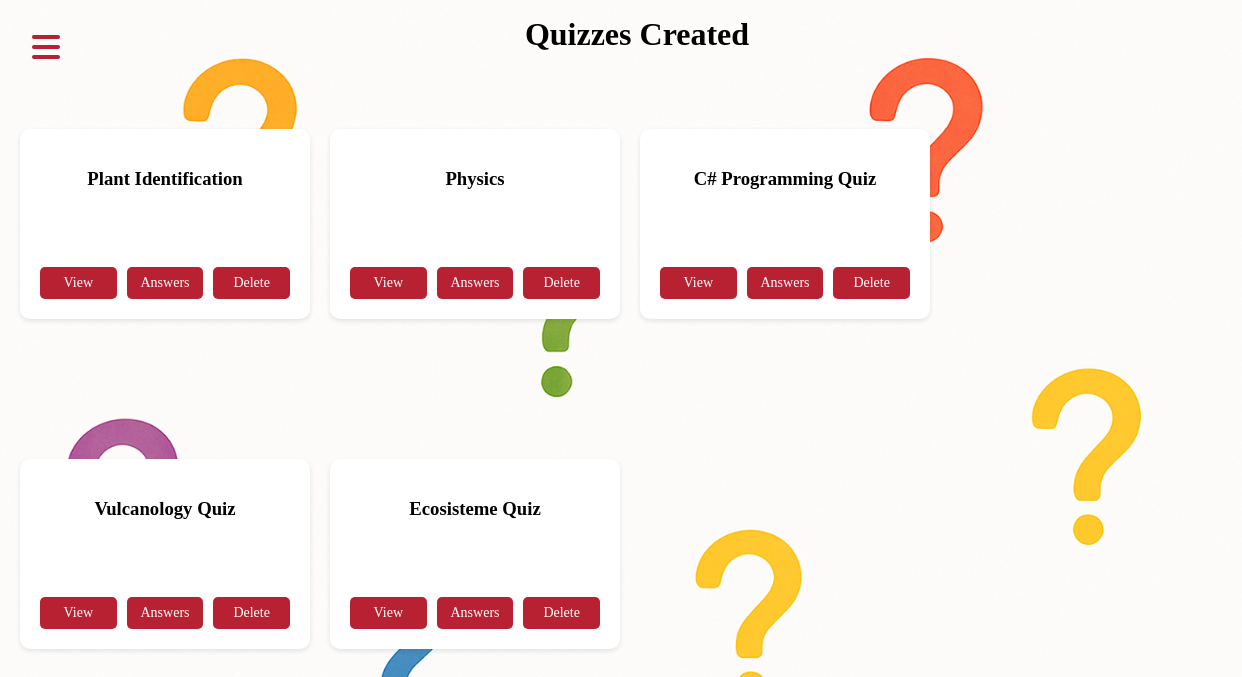
The app's page /all_quizzes/ (signed in) with its own data.
### app/models.py (models this page shows, shortened)
class Quiz(models.Model):
    author = models.ForeignKey(User, on_delete=models.CASCADE, related_name="quizzes", null=True)
    author_id_value = models.IntegerField(null=True, blank=True)
    title_quiz = models.CharField(_("Titlul chestionarului"), max_length=100, default=_("Chestionar Nou"))
    created_at = models.DateTimeField(auto_now_add=True)
    class Meta:
        verbose_name = _("Chestionar")
        verbose_name_plural = _("Chestionare")
        ordering = ["id"]

### app/views.py (the view)
# urls.py: path('all_quizzes/', all_quiz, name='all_quiz'),
def all_quiz(request):
    if request.user.is_authenticated:
        quizzes = Quiz.objects.filter(author_id_value=request.user.id).order_by('-id')
    else:
        quizzes = Quiz.objects.none()
    return render(request, 'quiz/all_quiz.html', {'quizzes': quizzes})

### templates/quiz/all_quiz.html (shortened to what this page needs)
{% extends 'base.html' %}
{% load static %}
{% block page_title %}
<div class="title">
    <h1> Quizzes Created </h1>
</div>
{% endblock %}
{% block content %}
    <div class="quiz-container" >
        {% for quiz in quizzes %}
            <div class="card">
                <h3>{{ quiz.title_quiz }}</h3>
                <div class="button-group">
                    <form action="{% url 'quiz_detail' quiz.id %}" method="get">
                        <button type="submit" class="read-button">View</button>
                    </form>
                    <form action="{% url 'filled_by' quiz.id %}" method="get">
                        <button type="submit" class="read-button">Answers</button>
                    </form>
                    <form action="{% url 'delete_quiz' quiz.id %}" method="POST" onsubmit="return confirm('Are you sure?');">
                        <button type="submit" class="read-button">Delete</button>
                    </form>
                </div>
            </div>
        {% empty %}
            <p>No quizzes found.</p>
        {% endfor %}
    </div>
    <link rel="stylesheet" href="{% static 'css/allquizz.css' %}">
{% endblock %}

### static/css/allquizz.css (style rules this page uses)
.quiz-container { display: flex; flex-wrap: wrap; justify-content: flex-start; gap: 20px; padding: 20px; overflow-x: auto; background-color: transparent; height: 80vh; }
.card { background: white; padding: 20px; margin-top: 40px; border-radius: 10px; box-shadow: 0 2px 5px rgba(0, 0, 0, 0.1); width: 250px; height: 150px; display: flex; flex-direction: column; align-items: center; justify-content: space-between; text-align: center; }
.button-group { display: flex; flex-direction: row; width: 100%; gap: 10px; margin-top: 10px; }
.read-button { background-color: #B82132; color: white; border: none; padding: 8px 12px; border-radius: 5px; cursor: pointer; text-align: center; text-decoration: none; display: block; width: 100%; font-family: inherit; font-size: 14px; transition: transform 0.2s ease; }
form { margin: 0; flex: 1; }
.title { display: flex; justify-content: center; align-items: center; }

### templates/base.html (style rules this page uses)
html, body { height: 100%; margin: 0; padding: 0; }
.title-container h1 { margin: 0; font-size: 2rem; }

### records on screen
Quiz: title_quiz "Plant Identification"
Quiz: title_quiz "Physics"
Quiz: title_quiz "C# Programming Quiz"
Quiz: title_quiz "Vulcanology Quiz"
Quiz: title_quiz "Ecosisteme Quiz"
